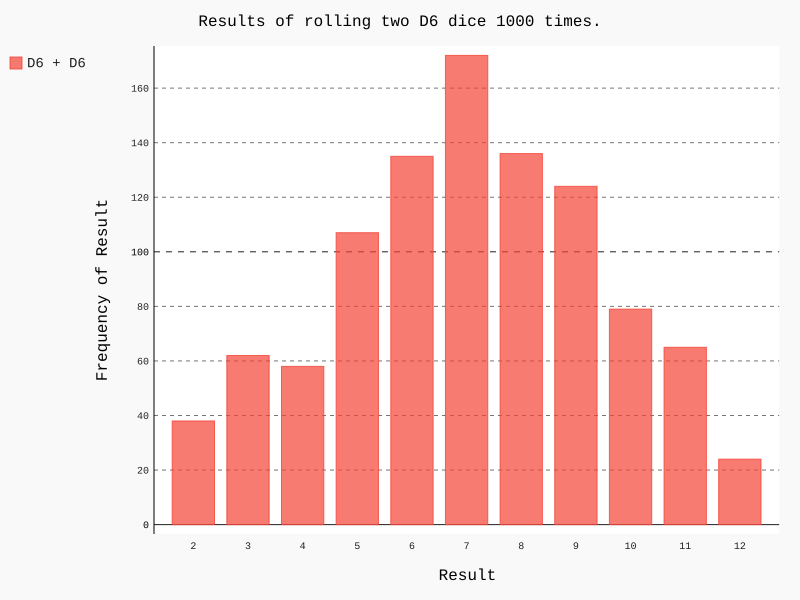

This chart was generated by the following Python code:
# Rolling the die
import pygal
from die import Die

# Create tweo D6 dice.
die_1=Die()
die_2=Die()

# Make some tolls, adn store results in a lis.
results=[]

for roll_num in range(1000):
	result = die_1.roll() + die_2.roll()
	results.append(result)

#Analyze the results. (how many times roll each number)
frequencies=[]
max_result= die_1.num_sides + die_2.num_sides

for value in range(2, max_result+1):
	frequency= results.count(value)
	frequencies.append(frequency)
	
#Visualize the results.
hist = pygal.Bar()

hist.title="Results of rolling two D6 dice 1000 times."


hist.x_labels= [x for x in range(2,max_result+1)]
hist.x_title="Result"
hist.y_title="Frequency of Result"

hist.add('D6 + D6', frequencies)
hist.render_to_file('dice_visual.svg')
